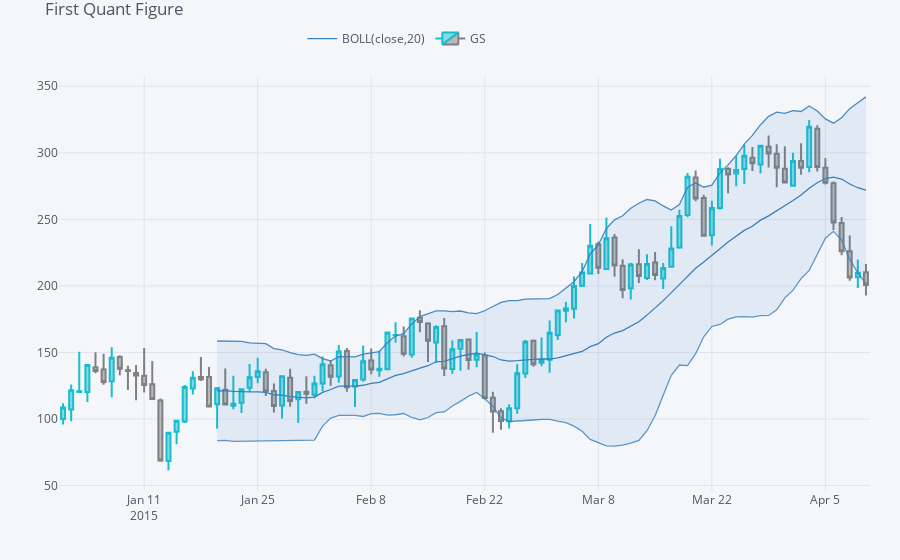

Notebook source saved alongside this figure:
### Code cell
df=cf.datagen.ohlc()
qf=cf.QuantFig(df,title='First Quant Figure',legend='top',name='GS')
qf.add_bollinger_bands()
qf.iplot()
